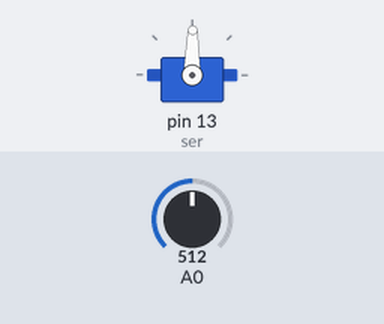
Simulated run of this sketch. Board: Arduino Uno, built with avr-gcc and run on an emulated ATmega328P. Shown: servo. Inputs (shaded band) come from the test bench; at power-on: A0 = 512.

Above: at 1.2 s.
1.3 s: A0 set to 716
At 1.8 s:
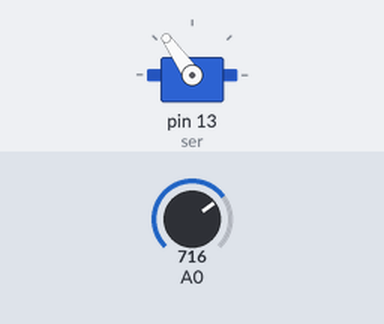
2.8 s: A0 set to 900
At 4.0 s:
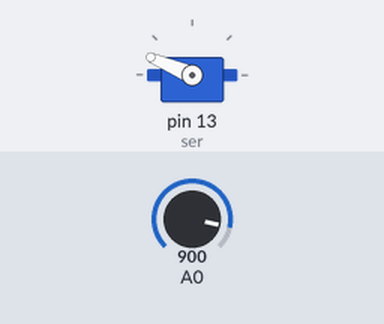
4.3 s: A0 set to 1023
At 5.3 s:
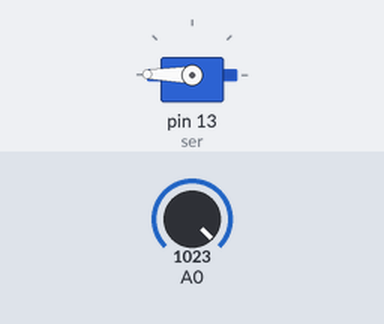
5.8 s: A0 set to 306
At 6.4 s:
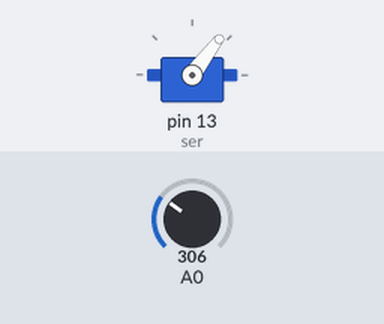
7.3 s: A0 set to 122
At 8.5 s:
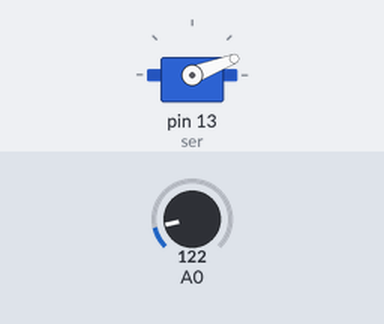
8.8 s: A0 set to 511
At 9.9 s:
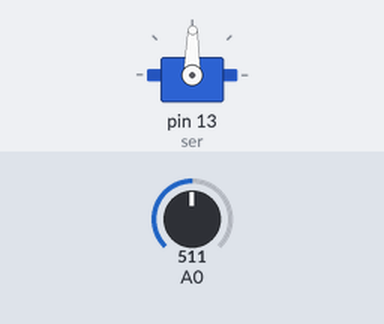
Timing chart, 0 to 11.3 s (numbered marks = the images above; inputs shaded):
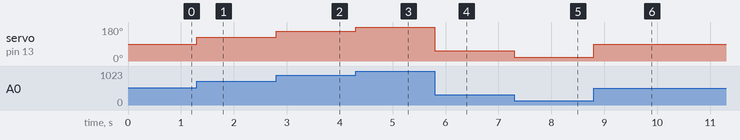

Measured:
- after the input at 1.3 s, servo on pin 13 (ser): 89° → 125° at once
- after the input at 2.8 s, servo on pin 13 (ser): 125° → 157° at once
- after the input at 4.3 s, servo on pin 13 (ser): 157° → 179° at once
- after the input at 5.8 s, servo on pin 13 (ser): 179° → 53° at once
- after the input at 7.3 s, servo on pin 13 (ser): 53° → 21° at once
- after the input at 8.8 s, servo on pin 13 (ser): 21° → 89° at once

The sketch:

zadanie1.ino
```cpp
// Zadanie1:
// poruszanie serwem przy pomocy potencjometru


#include <Servo.h>      // musimy dać dodatkową bibliotekę do kontroli serwa

Servo ser;              // nazywamy serwo
int pot;                // w tej zmiennej będzie zapisana pozycja potencjometru

void setup()
{
  ser.attach(13);       // serwo na 13 wyjściu
}

void loop(){
  pot = analogRead(0);                  // odczyt poterncjometru z werjścia 0
  pot =  map(pot, 0, 1023, 0, 179);     // konwertujemy wartości z potencjometru do stopni
  ser.write(pot);                       // zapisujemy pozycję
}
```
